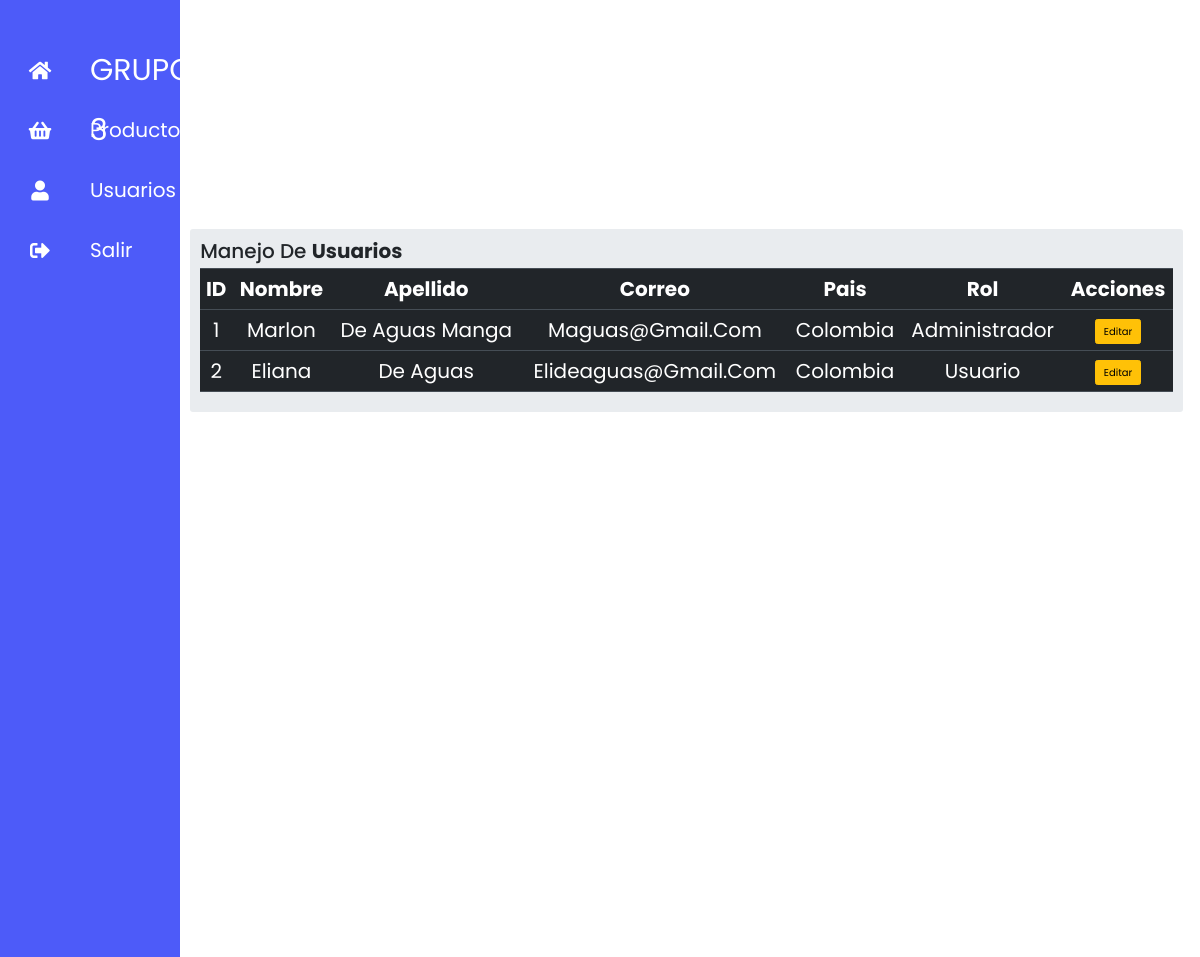
The app's page /admin_usuarios (signed in), older data.
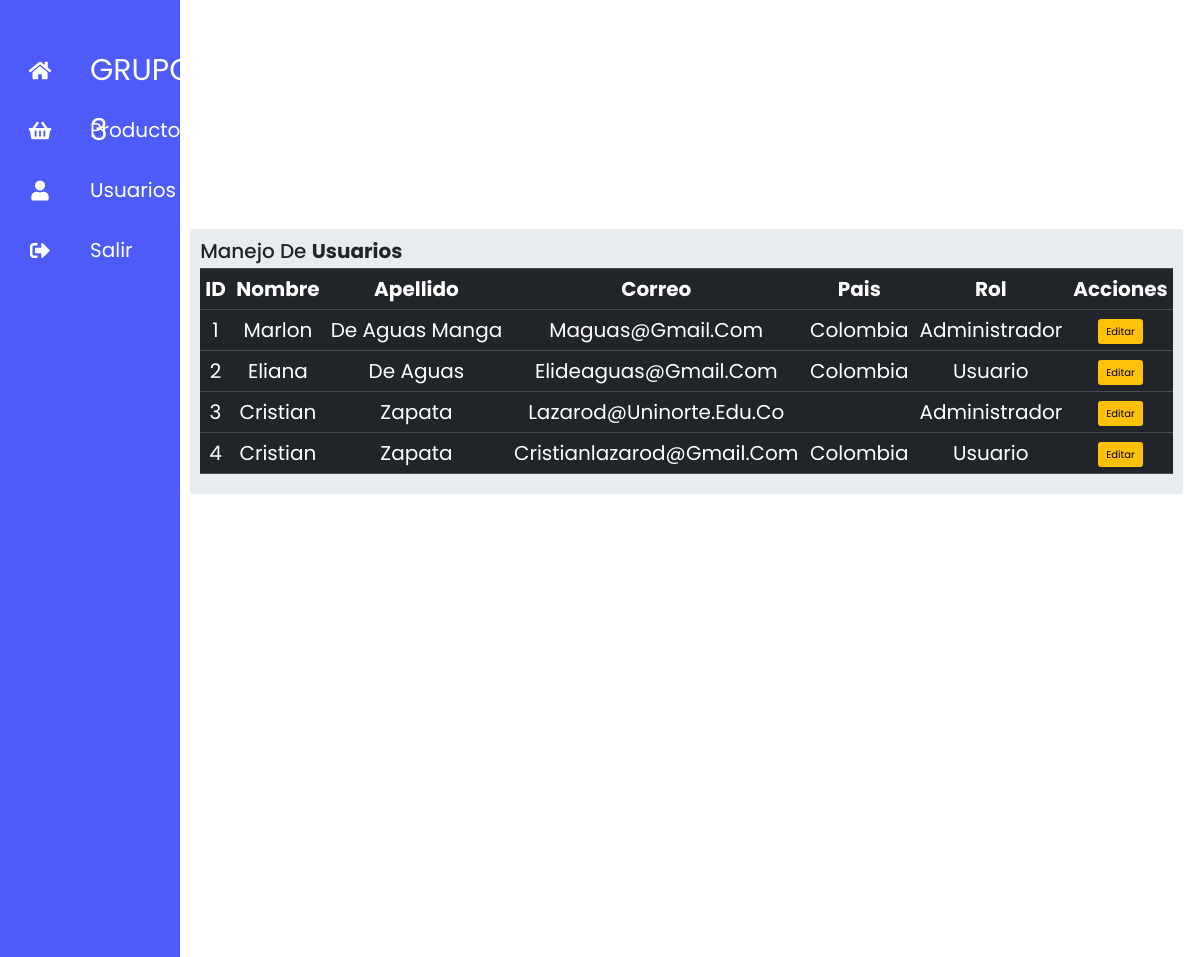
The same page, newer data.
### tables this page shows
CREATE TABLE "usuarios" (
	"id"	INTEGER,
	"nombre"	TEXT,
	"apellido"	TEXT,
	"correo"	TEXT,
	"contrasena"	TEXT,
	"pais"	TEXT,
	"id_rol"	INTEGER,
	FOREIGN KEY("id_rol") REFERENCES "roles"("id"),
	PRIMARY KEY("id" AUTOINCREMENT)
);

### app.py (the view)
@app.route('/admin_usuarios', methods=['GET', 'POST'])
def admin_usuarios():
    if(session["rol"] != 2 and session["rol"] != 3):
        return render_template('inicio.html')
    conexion.row_factory = sqlite3.Row
    cursor = conexion.cursor()
    cursor.execute("SELECT * FROM usuarios")
    filas = cursor.fetchall()
    return render_template("admin-usuarios.html", filas = filas)

### app.py (called while the page is built)
@app.before_request
def verificar():
    ruta = request.path
    if not 'usuario' in session and ruta != "/login" and ruta != "/loguear" and ruta != "/registro" and not ruta.startswith("/static"):
        flash("Inicia sesión para continuar")
        return redirect("/login")

### templates/admin-usuarios.html (shortened to what this page needs)
<!DOCTYPE html>
<html lang="en">
<head>
    <link rel="stylesheet" href="https://stackpath.bootstrapcdn.com/bootstrap/4.4.1/css/bootstrap.min.css">
    <link rel="stylesheet" href="https://cdnjs.cloudflare.com/ajax/libs/font-awesome/5.15.4/css/all.min.css">
    <link rel="stylesheet" href="../static/css/stilos.css">
    <link href="https://cdn.jsdelivr.net/npm/bootstrap@5.0.2/dist/css/bootstrap.min.css" rel="stylesheet">
</head>
<body>
    <div class="dashboard">
        <div class="barra">
            <ul>
                <li class="lista">
                    <a href="/">
                        <span class="icono"><i class="fas fa-home"></i></span>
                        <span class="titulo titulo-principal">GRUPO 3</span>
                    </a>
                </li>
                <li class="lista">
                    <a href="/admin">
                        <span class="icono"><i class="fas fa-shopping-basket"></i></span>
                        <span class="titulo">Productos</span>
                    </a>
                </li>
                <li class="lista">
                    <a href="/admin_usuarios">
                        <span class="icono"><i class="fas fa-user"></i></span>
                        <span class="titulo">Usuarios</span>
                    </a>
                </li>
                <li class="lista">
                    <a href="/cerrar_session">
                        <span class="icono"><i class="fas fa-sign-out-alt"></i></span>
                        <span class="titulo">Salir</span>
                    </a>
                </li>
            </ul>
        </div>
        <div class="dbcontenedor">
            <div class="container">
                <div class="row">
                    <div class="col md-12">
                        <div class="jumbotron p-3">
                            <h2>Manejo de <b>Usuarios </b>  </h2>
                            <table class="table table-hover table-dark">
                                <tr>
                                    <th>ID</th>
                                    <th>Nombre</th>
                                    <th>Apellido</th>
                                    <th>Correo</th>
                                    <th>Pais</th>
                                    <th>Rol</th>
                                    <th>Acciones</th>
                                </tr>
                               {% for fila in filas %}
                                <tr>
                                    <td>{{fila.id}}</td>
                                    <td>{{fila.nombre}}</td>
                                    <td>{{fila.apellido}}</td>
                                    <td>{{fila.correo}}</td>
                                    <td>{{fila.pais}}</td>
                                    {% if fila.id_rol == 1 %}
                                    <td>Usuario</td>
                                    {% else %}
                                    <td>Administrador</td>
                                    {% endif %}
                                    <td>
                                        <a href="/actualizar_producto/{{fila.id}}" class="btn btn-warning btn-xs" data-toggle="modal" data-target="#modaledit{{fila.id}}">Editar</a>
                                    </td>
                                </tr>
                                {% endfor %}
                            </table>
                        </div>
                  </div>
               </div>
            </div>
                    </div>
                </div>
</body>
</html>

Row changes from the older to the newer data that the page shows:
added usuarios: id "3", nombre "Cristian", apellido "Zapata", correo "Lazarod@uninorte.edu.co", shows "Administrador"
added usuarios: id "4", nombre "Cristian", apellido "Zapata", correo "Cristianlazarod@gmail.com", pais "Colombia", shows "Usuario"
